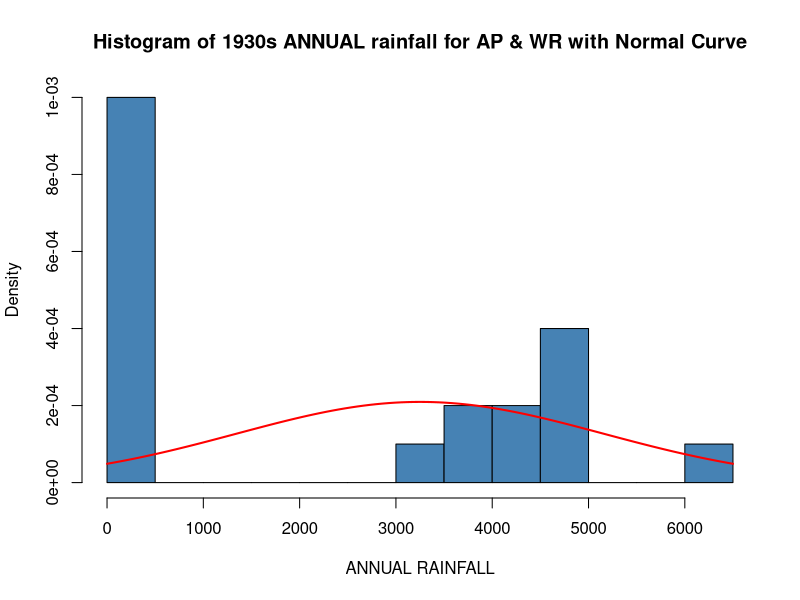
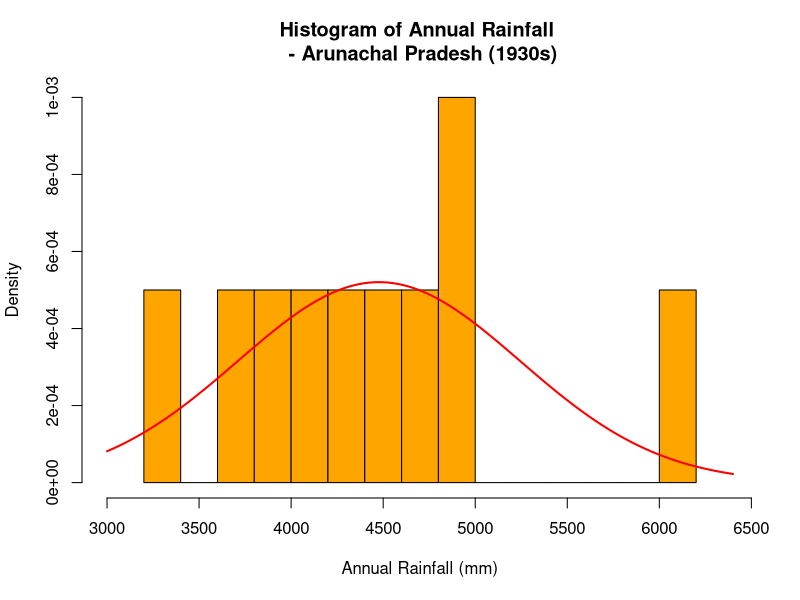

These figures' R source, in order:
#Install and load library readr & tidyverse
library(readr)
library(tidyverse)

# Import the Dataset
rainfall_india <- read_csv("rainfall_india.csv")
View(rainfall_india)

print(colnames(rainfall_india))

# printing first 5 rows
print(head(rainfall_india, 5))

#Creating Decades using the years
rainfall_india$Decade <- (rainfall_india$YEAR %/% 10) * 10

#Removes NA values from dataset
rainfall_india <- na.omit(rainfall_india)

#Rename column from SUBDIVISION to REGION
colnames (rainfall_india)[1] <- "REGION"

#Calculate mean annual rainfall per region per decade
mean_annual_rainfall_per_region_per_decade <- rainfall_india %>% group_by(REGION, Decade) %>% summarize( MeanAnnualRainfall = mean(ANNUAL, na.rm = TRUE), .groups = "drop" )

#Sort table in descending order of mean annual rainfall
sorted_meanAnnualRainfall_table <- mean_annual_rainfall_per_region_per_decade %>%
  arrange(desc(MeanAnnualRainfall))

#View sorted table (to see decades in descending order of mean annual rainfall)
View(sorted_meanAnnualRainfall_table)

#Create a 1930s table (decade with the second highest mean annual rainfall)
decade_1930_table <- mean_annual_rainfall_per_region_per_decade %>%  filter(Decade == 1930)

view(decade_1930_table) 

#Obtain the max and min annual rainfall regions for the 1910 decade
#decade_1910_table$REGION[which.max(decade_1910_table$MeanAnnualRainfall)]

#decade_1910_table$REGION[which.min(decade_1910_table$MeanAnnualRainfall)]

#Filter rainfall dataset to return data for the 2 regions (Arunachal Pradesh & West Rajasthan) in 1930s
two_regions <- rainfall_india %>%
  filter(REGION %in% c("ARUNACHAL PRADESH", "WEST RAJASTHAN"), YEAR >= 1930,
         YEAR <= 1939)

#Extract the annual values for each group (For statistical testing)
arunachal_pradesh <- two_regions %>% 
  filter(REGION == "ARUNACHAL PRADESH") %>% 
  pull(ANNUAL)

west_rajasthan <- two_regions %>% 
  filter(REGION == "WEST RAJASTHAN") %>% 
  pull(ANNUAL)

#Perform basic statistical analysis for both regions
summary(arunachal_pradesh)
summary(west_rajasthan)

#Plot histogram of both regions (to determine type of test)
x <- two_regions$ANNUAL
hist(x,
     breaks = 10,
     xlab = "ANNUAL RAINFALL",
     ylab = "Density",
     main = "Histogram of 1930s ANNUAL rainfall for AP & WR with Normal Curve",
     col = "steelblue",
     freq = FALSE) 

#Add normal curve overlay to histogram
curve(dnorm(x, mean = mean(x, na.rm = TRUE), sd = sd(x, na.rm = TRUE)),
      add = TRUE,
      col = "red",
      lwd = 2)
# Histogram for Arunachal Pradesh only (1930s)
ap <- arunachal_pradesh   # just to make the code shorter

hist(ap,
     breaks = 10,
     main = "Histogram of Annual Rainfall \n - Arunachal Pradesh (1930s)",
     xlab = "Annual Rainfall (mm)",
     ylab = "Density",
     col = "orange",
     freq = FALSE,
     xlim = c(3000, 6400)
     )

# Add a normal distribution curve for AP only
curve(dnorm(x, mean = mean(ap, na.rm = TRUE), sd = sd(ap, na.rm = TRUE)),
      add = TRUE,
      col = "red",
      lwd = 2)


#Run independent t-test
t.test(arunachal_pradesh, west_rajasthan, paired = FALSE)





